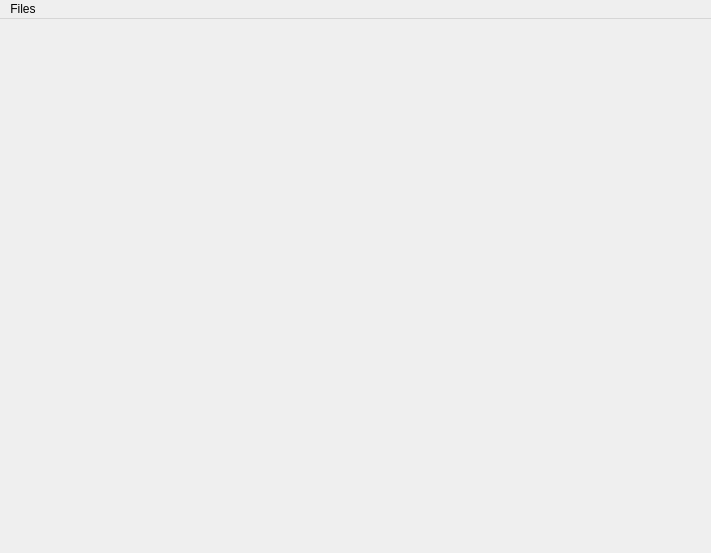
<ui version="4.0" >
 <class>MainWindow</class>
 <widget class="QMainWindow" name="MainWindow" >
  <property name="geometry" >
   <rect>
    <x>0</x>
    <y>0</y>
    <width>711</width>
    <height>553</height>
   </rect>
  </property>
  <property name="windowTitle" >
   <string>MainWindow</string>
  </property>
  <widget class="QWidget" name="centralwidget" >
   <layout class="QGridLayout" >
    <property name="leftMargin" >
     <number>0</number>
    </property>
    <property name="topMargin" >
     <number>0</number>
    </property>
    <property name="rightMargin" >
     <number>0</number>
    </property>
    <property name="bottomMargin" >
     <number>0</number>
    </property>
   </layout>
  </widget>
  <widget class="QMenuBar" name="menuBar" >
   <property name="geometry" >
    <rect>
     <x>0</x>
     <y>0</y>
     <width>711</width>
     <height>29</height>
    </rect>
   </property>
   <widget class="QMenu" name="menuFiles" >
    <property name="title" >
     <string>Files</string>
    </property>
    <addaction name="actionOpenSubtitles" />
    <addaction name="separator" />
    <addaction name="actionQuit" />
   </widget>
   <addaction name="menuFiles" />
  </widget>
  <action name="actionOpenSubtitles" >
   <property name="text" >
    <string>&amp;Open subtitle...</string>
   </property>
  </action>
  <action name="actionQuit" >
   <property name="text" >
    <string>&amp;Quit</string>
   </property>
  </action>
 </widget>
 <resources/>
 <connections/>
</ui>
